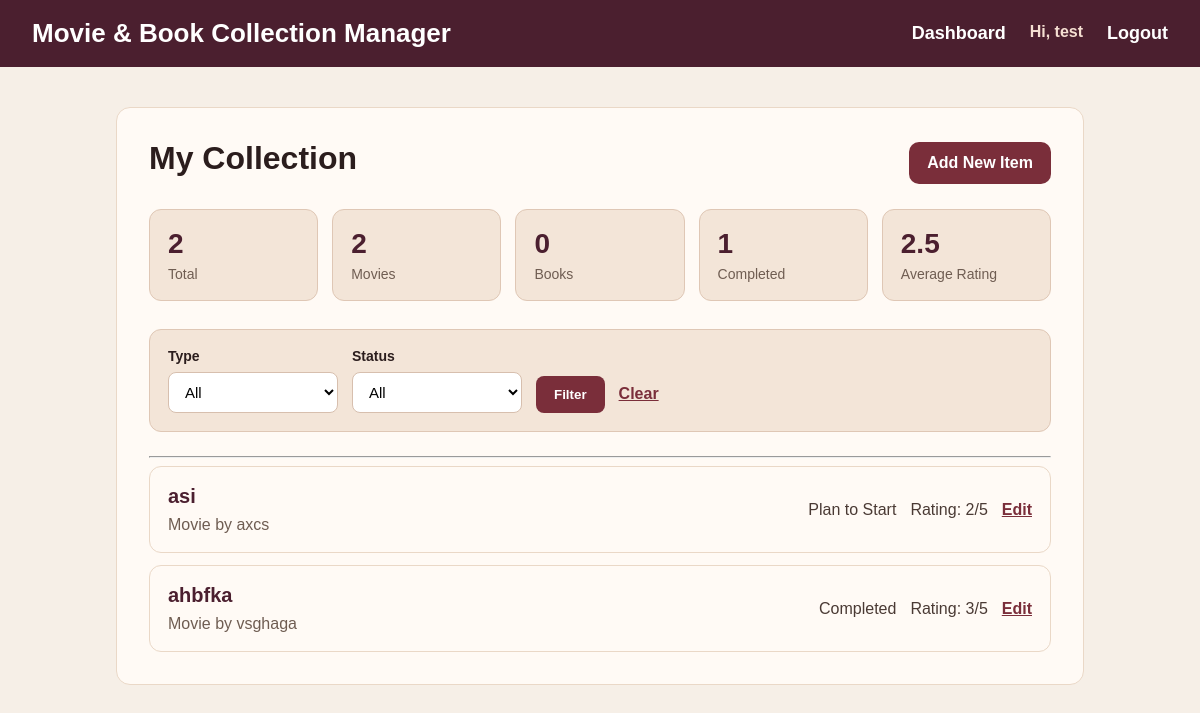
The page / (signed in) on the database its author committed.
### tables this page shows
CREATE TABLE collection_items (
    id INTEGER PRIMARY KEY AUTOINCREMENT,
    user_id INTEGER NOT NULL,
    title TEXT NOT NULL,
    item_type TEXT NOT NULL,
    creator TEXT,
    genre TEXT,
    status TEXT NOT NULL,
    rating INTEGER,
    notes TEXT,
    release_year INTEGER,
    created_at TEXT DEFAULT CURRENT_TIMESTAMP,
    FOREIGN KEY (user_id) REFERENCES users(id)
);

### app.py (the view)
    def wrapper(*args, **kwargs):
        if session.get("user_id") is None:
            return redirect(url_for("signin"))
        return route_function(*args, **kwargs)

### app.py (called while the page is built)
def login_required(route_function):
    def wrapper(*args, **kwargs):
        if session.get("user_id") is None:
            return redirect(url_for("signin"))
        return route_function(*args, **kwargs)
    wrapper.__name__ = route_function.__name__
    return wrapper

### database.py (called while the page is built)
def get_db_connection():
    connection = sqlite3.connect(DATABASE_NAME)
    connection.row_factory = sqlite3.Row
    return connection

### logic.py (called while the page is built)
def calculate_average_rating(items):
    ratings = []
    for item in items:
        if item["rating"] is not None:
            ratings.append(item["rating"])
    if len(ratings) == 0:
        return 0
    return sum(ratings) / len(ratings)

def count_items_by_status(items, status):
    count = 0
    for item in items:
        if item["status"] == status:
            count += 1
    return count

def count_items_by_type(items, item_type):
    count = 0
    for item in items:
        if item["item_type"] == item_type:
            count += 1
    return count

### templates/dashboard.html (shortened to what this page needs)
{% extends "base.html" %}
{% block content %}
<section class="card">
    <div class="dashboard-header">
        <div>
            <h2>My Collection</h2>
        </div>
        <a href="/add" class="add-button">Add New Item</a>
    </div>
    <div class="collection-stats">
        <div class="stat-card">
            <span class="stat-value">{{ total_count }}</span>
            <span class="stat-name">Total</span>
        </div>
        <div class="stat-card">
            <span class="stat-value">{{ movie_count }}</span>
            <span class="stat-name">Movies</span>
        </div>
        <div class="stat-card">
            <span class="stat-value">{{ book_count }}</span>
            <span class="stat-name">Books</span>
        </div>
        <div class="stat-card">
            <span class="stat-value">{{ completed_count }}</span>
            <span class="stat-name">Completed</span>
        </div>
        <div class="stat-card">
            <span class="stat-value">{{ average_rating }}</span>
            <span class="stat-name">Average Rating</span>
        </div>
    </div>
    <form method="GET" class="filter-form">
        <div class="filter-field">
            <label>Type</label>
            <select name="type">
                <option value="">All</option>
            </select>
        </div>
        <div class="filter-field">
            <label>Status</label>
            <select name="status">
                <option value="">All</option>
            </select>
        </div>
        <input type="submit" value="Filter" class="filter-button">
        <a href="/" class="clear-link">Clear</a>
    </form>
    <hr>
    <div class="item-list">
        {% for item in items %}
            <div class="item-card">
                <div class="item-main">
                    <a href="/read/{{ item['id'] }}" class="item-title">{{ item["title"] }}</a>
                    <p>
                        {{ item["item_type"] }}
                        {% if item["creator"] %}
                            by {{ item["creator"] }}
                        {% endif %}
                    </p>
                </div>
                <div class="item-details">
                    <span>{{ item["status"] }}</span>
                    {% if item["rating"] %}
                        <span>Rating: {{ item["rating"] }}/5</span>
                    {% else %}
                        <span>No rating</span>
                    {% endif %}
                    <a href="/edit/{{ item['id'] }}">Edit</a>
                </div>
            </div>
        {% endfor %}
    </div>
</section>
{% endblock %}

### templates/base.html (shortened to what this page needs)
<!DOCTYPE html>
<html lang="en">
<head>
    <link rel="stylesheet" href="{{ url_for('static', filename='style.css') }}">
</head>
<body>
    <nav class="navbar">
        <h1>Movie & Book Collection Manager</h1>
        <div class="nav-links">
            <a href="/">Dashboard</a>
            {% if session.get("user_id") %}
                <span class="nav-user">Hi, {{ session.get("username") }}</span>
                <a href="/logout">Logout</a>
            {% else %}
                <a href="/signin">Sign In</a>
                <a href="/signup">Sign Up</a>
            {% endif %}
        </div>
    </nav>
    <main class="page-container">
        {% block content %}{% endblock %}
    </main>
</body>
</html>

### static/style.css (style rules this page uses)
* { box-sizing: border-box; }
body { font-family: Arial, sans-serif; background-color: #f6efe7; margin: 0; color: #2b1d1d; }
.navbar { background-color: #4b1f2f; color: white; padding: 18px 32px; display: flex; justify-content: space-between; align-items: center; }
.navbar h1 { font-size: 26px; margin: 0; font-weight: 700; }
.nav-links { display: flex; gap: 24px; }
.nav-links a { color: white; text-decoration: none; font-size: 18px; font-weight: 600; }
.page-container { max-width: 1000px; margin: 40px auto; padding: 0 16px; }
.card { background-color: #fffaf5; padding: 32px; border-radius: 14px; border: 1px solid #ead8c7; }
.nav-user { color: #f5dfd2; font-size: 16px; font-weight: 600; }
.dashboard-header { display: flex; justify-content: space-between; align-items: center; gap: 20px; margin-bottom: 24px; }
.dashboard-header h2 { margin: 0 0 8px 0; font-size: 32px; }
.add-button { background-color: #7a2e3a; color: white; padding: 12px 18px; border-radius: 10px; text-decoration: none; font-weight: bold; }
.collection-stats { display: grid; grid-template-columns: repeat(5, 1fr); gap: 14px; margin-bottom: 28px; }
.stat-card { background-color: #f3e5d8; border: 1px solid #dfc7b5; border-radius: 12px; padding: 18px; display: flex; flex-direction: column; gap: 6px; }
.stat-value { font-size: 28px; font-weight: bold; color: #4b1f2f; }
.stat-name { color: #6f5d52; font-size: 14px; }
.filter-form { background-color: #f3e5d8; border: 1px solid #dfc7b5; border-radius: 12px; padding: 18px; display: flex; gap: 14px; align-items: end; flex-wrap: wrap; margin-bottom: 24px; }
.filter-field { display: flex; flex-direction: column; gap: 8px; }
.filter-field label { font-weight: bold; font-size: 14px; }
.filter-field select { min-width: 170px; padding: 10px 12px; border: 1px solid #d7bfae; border-radius: 8px; font-size: 15px; background-color: white; }
.filter-button { padding: 11px 18px; border: none; border-radius: 8px; background-color: #7a2e3a; color: white; font-weight: bold; cursor: pointer; }
.clear-link { padding: 10px 0; color: #7a2e3a; font-weight: bold; }
.item-list { display: flex; flex-direction: column; gap: 12px; }
.item-card { background-color: #fffaf5; border: 1px solid #ead8c7; border-radius: 12px; padding: 18px; display: flex; justify-content: space-between; gap: 20px; align-items: center; }
.item-title { font-size: 20px; font-weight: bold; color: #4b1f2f; text-decoration: none; }
.item-main p { margin: 8px 0 0 0; color: #6f5d52; }
.item-details { display: flex; gap: 14px; align-items: center; color: #4a3a34; flex-wrap: wrap; }
.item-details a { color: #7a2e3a; font-weight: bold; }

### rows shown on the page
collection_items: title "asi", item_type "Movie", creator "axcs", status "Plan to Start", rating "2"
collection_items: title "ahbfka", item_type "Movie", creator "vsghaga", status "Completed", rating "3"

### other values the page prints
{{ session.get("username") }} "test"
{{ total_count }} "2"
{{ movie_count }} "2"
{{ book_count }} "0"
{{ completed_count }} "1"
{{ average_rating }} "2.5"
